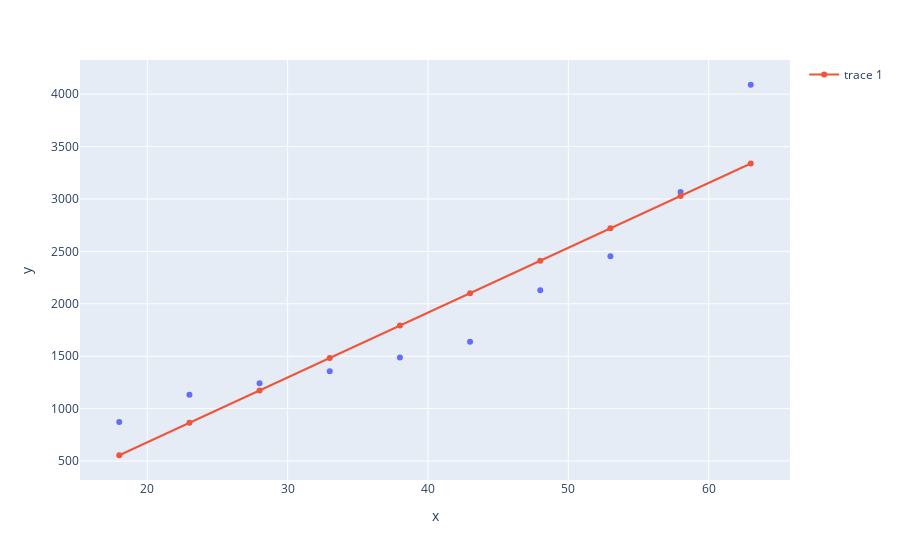

The code cell stored with this chart in its notebook:
### Code cell
grafico = px.scatter(x = x_plano_saude.ravel(),y = y_plano_saude) # ravel reverte a matriz 2D para !D
grafico.add_scatter(x = x_plano_saude.ravel(),y = previsoes)
grafico.show()

### Figure 1 — Plotly figure (JSON) as saved in the notebook; plotly's stock layout.template omitted (floating-point values rounded to 4 significant figures)
{"data": [{"hovertemplate": "x=%{x}<br>y=%{y}<extra></extra>", "legendgroup": "", "marker": {"color": "#636efa", "symbol": "circle"}, "mode": "markers", "name": "", "orientation": "v", "showlegend": false, "type": "scatter", "x": [18, 23, 28, 33, 38, 43, 48, 53, 58, 63], "xaxis": "x", "y": [871, 1132, 1242, 1356, 1488, 1638, 2130, 2454, 3066, 4090], "yaxis": "y"}, {"type": "scatter", "x": [18, 23, 28, 33, 38, 43, 48, 53, 58, 63], "y": [554.7, 864.0, 1173.0, 1483.0, 1792.0, 2101.0, 2411.0, 2720.0, 3029.0, 3339.0]}], "layout": {"legend": {"tracegroupgap": 0}, "margin": {"t": 60}, "xaxis": {"anchor": "y", "domain": [0, 1], "title": {"text": "x"}}, "yaxis": {"anchor": "x", "domain": [0, 1], "title": {"text": "y"}}}}
